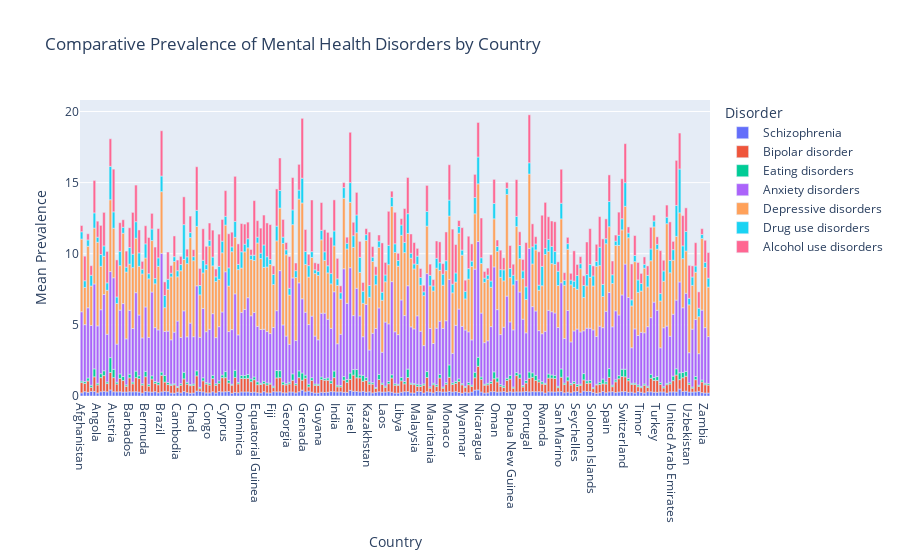

Here is the notebook cell this chart was saved with:
### Markdown cell above
### Comparative Prevalence of Mental Health Disorders by Country

### Code cell
# Select the columns for the disorders
disorder_columns = ['Schizophrenia', 'Bipolar disorder', 'Eating disorders', 'Anxiety disorders', 'Depressive disorders', 'Drug use disorders', 'Alcohol use disorders']

# Group by 'Country' and calculate the mean prevalence for each disorder
country_disorders = data.groupby('Country')[disorder_columns].mean().reset_index()

# Melt the data for easier plotting
melted_data = pd.melt(country_disorders, id_vars=['Country'], value_vars=disorder_columns, var_name='Disorder', value_name='Prevalence')

# Create a bar chart for comparative prevalence
fig = px.bar(melted_data, x='Country', y='Prevalence', color='Disorder',
             title='Comparative Prevalence of Mental Health Disorders by Country',
             labels={'Prevalence': 'Mean Prevalence'},
             )
fig.show()

### Figure 1 — Plotly figure (JSON) as saved in the notebook; plotly's stock layout.template omitted (floating-point values rounded to 4 significant figures; data arrays with more than 128 entries replaced by an {"elided": "..."} marker saying what was removed)
{"data": [{"alignmentgroup": "True", "hovertemplate": "Disorder=Schizophrenia<br>Country=%{x}<br>Mean Prevalence=%{y}<extra></extra>", "legendgroup": "Schizophrenia", "marker": {"color": "#636efa", "pattern": {"shape": ""}}, "name": "Schizophrenia", "offsetgroup": "Schizophrenia", "orientation": "v", "showlegend": true, "textposition": "auto", "type": "bar", "x": {"elided": "197 str values"}, "xaxis": "x", "y": {"elided": "197 float values"}, "yaxis": "y"}, {"alignmentgroup": "True", "hovertemplate": "Disorder=Bipolar disorder<br>Country=%{x}<br>Mean Prevalence=%{y}<extra></extra>", "legendgroup": "Bipolar disorder", "marker": {"color": "#EF553B", "pattern": {"shape": ""}}, "name": "Bipolar disorder", "offsetgroup": "Bipolar disorder", "orientation": "v", "showlegend": true, "textposition": "auto", "type": "bar", "x": {"elided": "197 str values"}, "xaxis": "x", "y": {"elided": "197 float values"}, "yaxis": "y"}, {"alignmentgroup": "True", "hovertemplate": "Disorder=Eating disorders<br>Country=%{x}<br>Mean Prevalence=%{y}<extra></extra>", "legendgroup": "Eating disorders", "marker": {"color": "#00cc96", "pattern": {"shape": ""}}, "name": "Eating disorders", "offsetgroup": "Eating disorders", "orientation": "v", "showlegend": true, "textposition": "auto", "type": "bar", "x": {"elided": "197 str values"}, "xaxis": "x", "y": {"elided": "197 float values"}, "yaxis": "y"}, {"alignmentgroup": "True", "hovertemplate": "Disorder=Anxiety disorders<br>Country=%{x}<br>Mean Prevalence=%{y}<extra></extra>", "legendgroup": "Anxiety disorders", "marker": {"color": "#ab63fa", "pattern": {"shape": ""}}, "name": "Anxiety disorders", "offsetgroup": "Anxiety disorders", "orientation": "v", "showlegend": true, "textposition": "auto", "type": "bar", "x": {"elided": "197 str values"}, "xaxis": "x", "y": {"elided": "197 float values"}, "yaxis": "y"}, {"alignmentgroup": "True", "hovertemplate": "Disorder=Depressive disorders<br>Country=%{x}<br>Mean Prevalence=%{y}<extra></extra>", "legendgroup": "Depressive disorders", "marker": {"color": "#FFA15A", "pattern": {"shape": ""}}, "name": "Depressive disorders", "offsetgroup": "Depressive disorders", "orientation": "v", "showlegend": true, "textposition": "auto", "type": "bar", "x": {"elided": "197 str values"}, "xaxis": "x", "y": {"elided": "197 float values"}, "yaxis": "y"}, {"alignmentgroup": "True", "hovertemplate": "Disorder=Drug use disorders<br>Country=%{x}<br>Mean Prevalence=%{y}<extra></extra>", "legendgroup": "Drug use disorders", "marker": {"color": "#19d3f3", "pattern": {"shape": ""}}, "name": "Drug use disorders", "offsetgroup": "Drug use disorders", "orientation": "v", "showlegend": true, "textposition": "auto", "type": "bar", "x": {"elided": "197 str values"}, "xaxis": "x", "y": {"elided": "197 float values"}, "yaxis": "y"}, {"alignmentgroup": "True", "hovertemplate": "Disorder=Alcohol use disorders<br>Country=%{x}<br>Mean Prevalence=%{y}<extra></extra>", "legendgroup": "Alcohol use disorders", "marker": {"color": "#FF6692", "pattern": {"shape": ""}}, "name": "Alcohol use disorders", "offsetgroup": "Alcohol use disorders", "orientation": "v", "showlegend": true, "textposition": "auto", "type": "bar", "x": {"elided": "197 str values"}, "xaxis": "x", "y": {"elided": "197 float values"}, "yaxis": "y"}], "layout": {"barmode": "relative", "legend": {"title": {"text": "Disorder"}, "tracegroupgap": 0}, "title": {"text": "Comparative Prevalence of Mental Health Disorders by Country"}, "xaxis": {"anchor": "y", "domain": [0, 1], "title": {"text": "Country"}}, "yaxis": {"anchor": "x", "domain": [0, 1], "title": {"text": "Mean Prevalence"}}}}
